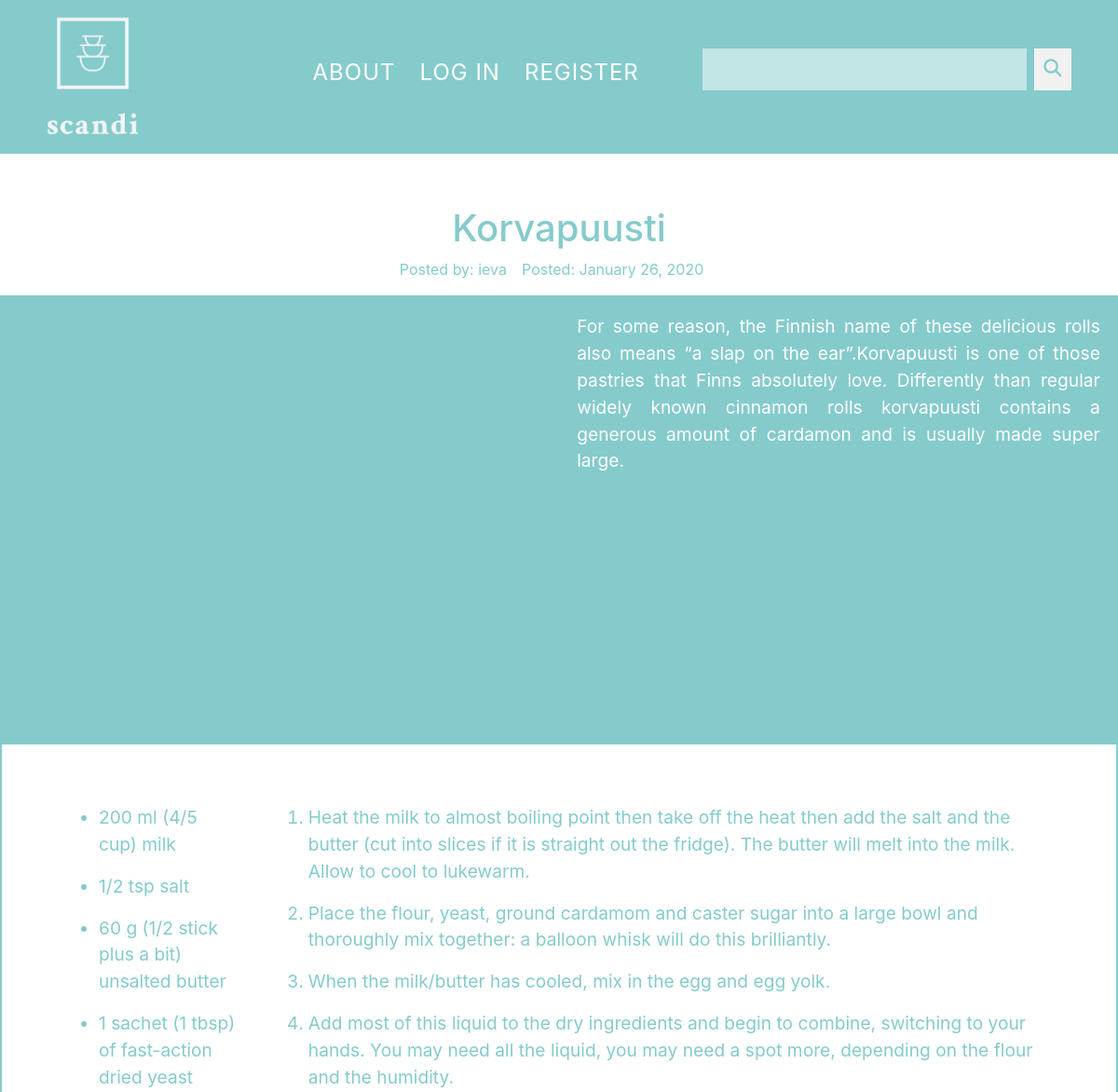
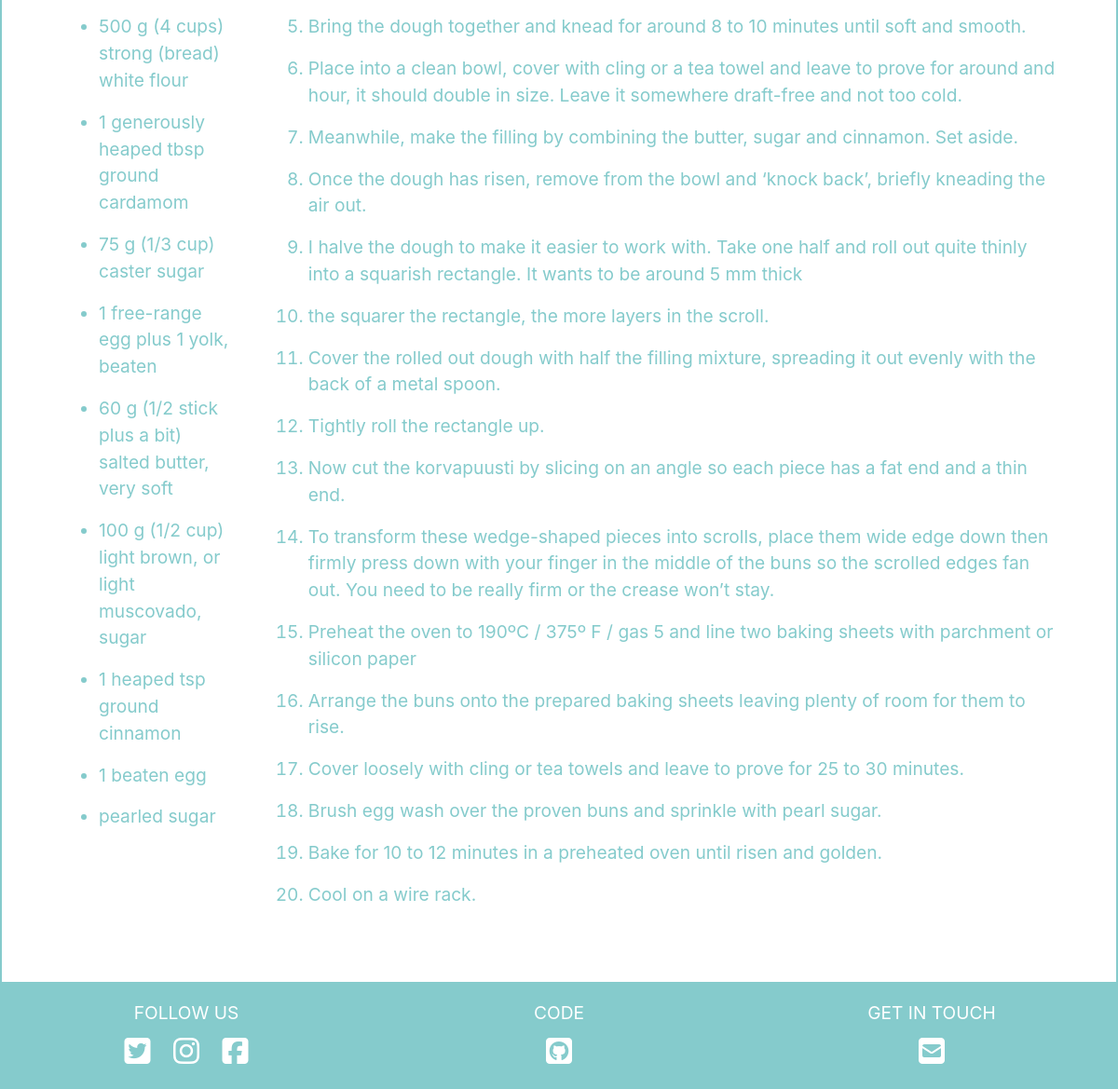
/15, run on the app's committed database (2 pictures, top to bottom).
### scandiKitchen/models.py (models this page shows, shortened)
class Recipe(db.Model):
    users = db.relationship(User)
    id = db.Column(db.Integer,primary_key=True)
    user_id = db.Column(db.Integer,db.ForeignKey('users.id'),nullable=False)
    date = db.Column(db.DateTime,nullable=False,default=datetime.utcnow)
    title = db.Column(db.String(100),nullable=False)
    text = db.Column(db.Text,nullable=False)
    cook_method = db.Column(db.Text,nullable=True)
    ingredients = db.Column(db.Text,nullable=True)
    recipe_image = db.Column(db.String(100),nullable=True)

class User(db.Model,UserMixin):
    __tablename__ = 'users'
    id = db.Column(db.Integer,primary_key=True)
    profile_image = db.Column(db.String(64),nullable=False,default='default_profile.png')
    email = db.Column(db.String(64),unique=True,index=True)
    username = db.Column(db.String(64),unique=True,index=True)
    password_hash = db.Column(db.String(128))
    posts = db.relationship('Recipe',backref='author',lazy=True)

### scandiKitchen/users/views.py (the view)
@users.route('/<username>')
def user_posts(username):
    page = request.args.get('page',1,type=int)
    user = User.query.filter_by(username=username).first_or_404()
    recipes = Recipe.query.filter_by(author=user).order_by(Recipe.date.desc()).paginate(page=page,per_page=5)
    return render_template('user_recipes.html',recipes=recipes,user=user)

### scandiKitchen/recipes/views.py (called while the page is built)
@recipes.route('/<int:recipe_id>')
def recipe(recipe_id):
    recipe = Recipe.query.get_or_404(recipe_id)
    return render_template('recipe.html',title=recipe.title,date=recipe.date,post=recipe)

### scandiKitchen/templates/recipe.html (shortened to what this page needs)
{% extends "base.html" %}
{% block content %}
<div class="singleRecipeWrapper">
  <h1>{{post.title}}</h1>
  <div class="additionalInfo">
    <p>Posted by: {{post.author.username}}</p>
    <p>Posted: {{post.date.strftime('%B %d, %Y')}}</p>
  </div>
  <div class="container-fluid singleRecipeContainer">
    <div class="recipeImageandText">
      <div class="recipeImage-wrapper">
      </div>
      <div class="recipeText-wrapper">
        <p>{{post.text}}</p>
      </div>
    </div>
    <div class="instructions">
      <div class="ingrediantsWrapper">
        <ul class="ingrediants">
          {% for ingredient in post.ingredients.split(";") %}
          <li><p>{{ingredient}}</p></li>
          {% endfor %}
        </ul>
      </div>
      <div class="methodWrapper">
        <ol class="method">
          {% for step in post.cook_method.split(";") %}
          <li><p>{{step}}</p></li>
          {% endfor %}
        </ol>
      </div>
    </div>
  </div>
</div>
{% endblock %}

### scandiKitchen/static/css/main.css (style rules this page uses)
body { margin: 0; padding: 0; overflow-x: hidden; }
* { border-radius: 0!important; }
.container-fluid { padding: 0; max-width: 1500px; }

### scandiKitchen/static/css/recipe.css (style rules this page uses)
.recipeImage-wrapper { height: 30em; width: 100%; overflow: hidden; }
.recipeText-wrapper { width: 30em; height: auto; float: left; width: 100%; }
.recipeText-wrapper p { text-align: justify; font-size: 1.2rem; background-color: #85cbcc; color: white; padding: 1em; }
.singleRecipeWrapper { display: flex; flex-direction: column; align-items: center; color: #85cbcc; padding: 0; }
.singleRecipeWrapper h1 { margin-top: 1em; }
.additionalInfo { display: flex; }
.additionalInfo p { margin-right: 1em; }
.method { font-size: 1.2rem; }
.ingrediants { font-size: 1.2rem; border-bottom: 2px solid #85cbcc; }
@media (min-width: 900px) { .recipeImageandText { display: flex; width: 100%; background-color: #85cbcc; } }
@media (min-width: 900px) { .instructions { display: flex; border: 2px solid #85cbcc; padding: 4em; justify-content: center; } }
@media (min-width: 900px) { .ingrediants { margin-right: 2em; border: none; } }

### data on the page
Recipe: title "Korvapuusti", date "January 26, 2020", text "For some reason, the Finnish name of these delicious rolls also means “a slap on the ear”.Korvapuusti is one of those pastries that Finns absolutely love. Differently than regular widely known cinnamon rolls korvapuusti contains a generous amount of cardamon and is usually made super large."
User: author.username "ieva"

### other printed values
{{ ingredient }} "200 ml (4/5 cup) milk" "1/2 tsp salt" "60 g (1/2 stick plus a bit) unsalted butter" "1 sachet (1 tbsp) of fast-action dried yeast" "500 g (4 cups) strong (bread) white flour" "1 generously heaped tbsp ground cardamom" "75 g (1/3 cup) caster sugar" "1 free-range egg plus 1 yolk, beaten" "60 g (1/2 stick plus a bit) salted butter, very soft" "100 g (1/2 cup) light brown, or light muscovado, sugar" "1 heaped tsp ground cinnamon" "1 beaten egg" "pearled sugar"
{{ step }} "Place the flour, yeast, ground cardamom and caster sugar into a large bowl and thoroughly mix together: a balloon whisk will do this brilliantly." "When the milk/butter has cooled, mix in the egg and egg yolk." "Add most of this liquid to the dry ingredients and begin to combine, switching to your hands. You may need all the liquid, you may need a spot more, depending on the flour and the humidity." "Bring the dough together and knead for around 8 to 10 minutes until soft and smooth." "Place into a clean bowl, cover with cling or a tea towel and leave to prove for around and hour, it should double in size. Leave it somewhere draft-free and not too cold." "Meanwhile, make the filling by combining the butter, sugar and cinnamon. Set aside." "Once the dough has risen, remove from the bowl and ‘knock back’, briefly kneading the air out." "I halve the dough to make it easier to work with. Take one half and roll out quite thinly into a squarish rectangle. It wants to be around 5 mm thick" "the squarer the rectangle, the more layers in the scroll." "Cover the rolled out dough with half the filling mixture, spreading it out evenly with the back of a metal spoon." "Tightly roll the rectangle up." "Now cut the korvapuusti by slicing on an angle so each piece has a fat end and a thin end." "Preheat the oven to 190ºC / 375º F / gas 5 and line two baking sheets with parchment or silicon paper" "Arrange the buns onto the prepared baking sheets leaving plenty of room for them to rise." "Cover loosely with cling or tea towels and leave to prove for 25 to 30 minutes." "Brush egg wash over the proven buns and sprinkle with pearl sugar." "Bake for 10 to 12 minutes in a preheated oven until risen and golden." "Cool on a wire rack."
